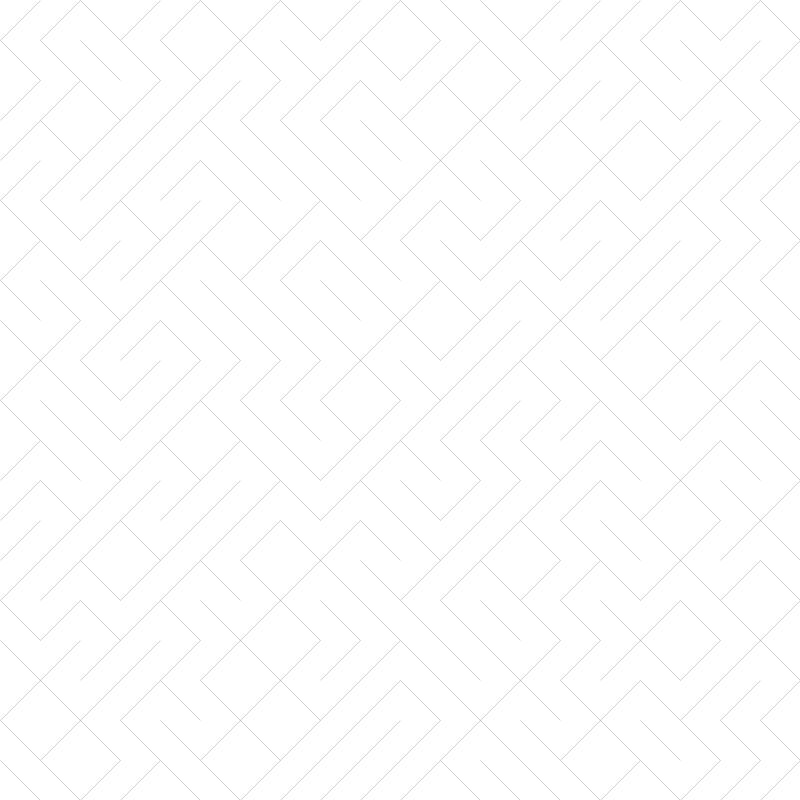
Frame 1 (no input)
Frame 60 (the mouse pressed at the canvas centre just before this capture): identical to frame 1, image omitted
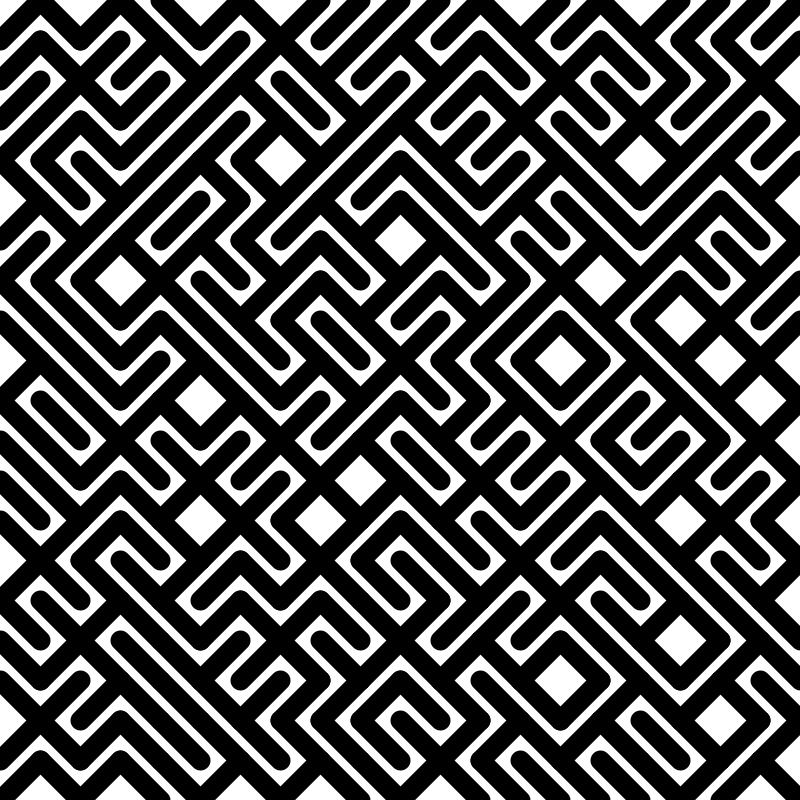
Frame 120 (the mouse held since frame 60 and released just before this capture)

The Processing sketch that drew these frames (run headless with seeded random() and noise(); from frame 60 on, the mouse is pressed at the canvas centre):

// Processing sketch: sketch_06_008
// ── sketch_06_008.pde
int tileCount = 20;
int actRandomSeed = 0;
int actStrokeCap;

void setup() {
  size(800, 800);
  actStrokeCap = ROUND;
}

void draw() {
  background(255);
  strokeCap(actStrokeCap);
  randomSeed(actRandomSeed);

  for (int gridY = 0; gridY < tileCount; gridY++) {
    for (int gridX = 0; gridX < tileCount; gridX++) {
      float posX = width / tileCount * gridX;
      float posY = height / tileCount * gridY;
      int toggle = int(random(0, 2));
      if (toggle == 0) {
        strokeWeight(mouseX / 20);
        line(posX, posY, posX + width / tileCount, posY + height / tileCount);
      }
      if (toggle == 1) {
        strokeWeight(mouseY / 20);
        line(posX, posY + width / tileCount, posX + height / tileCount, posY);
      }
    }
  }
}

void mousePressed() {
  actRandomSeed = int(random(1000000));
}

void keyReleased() {
  if (key == '1') actStrokeCap = ROUND;
  if (key == '2') actStrokeCap = SQUARE;
  if (key == '3') actStrokeCap = PROJECT;
}
